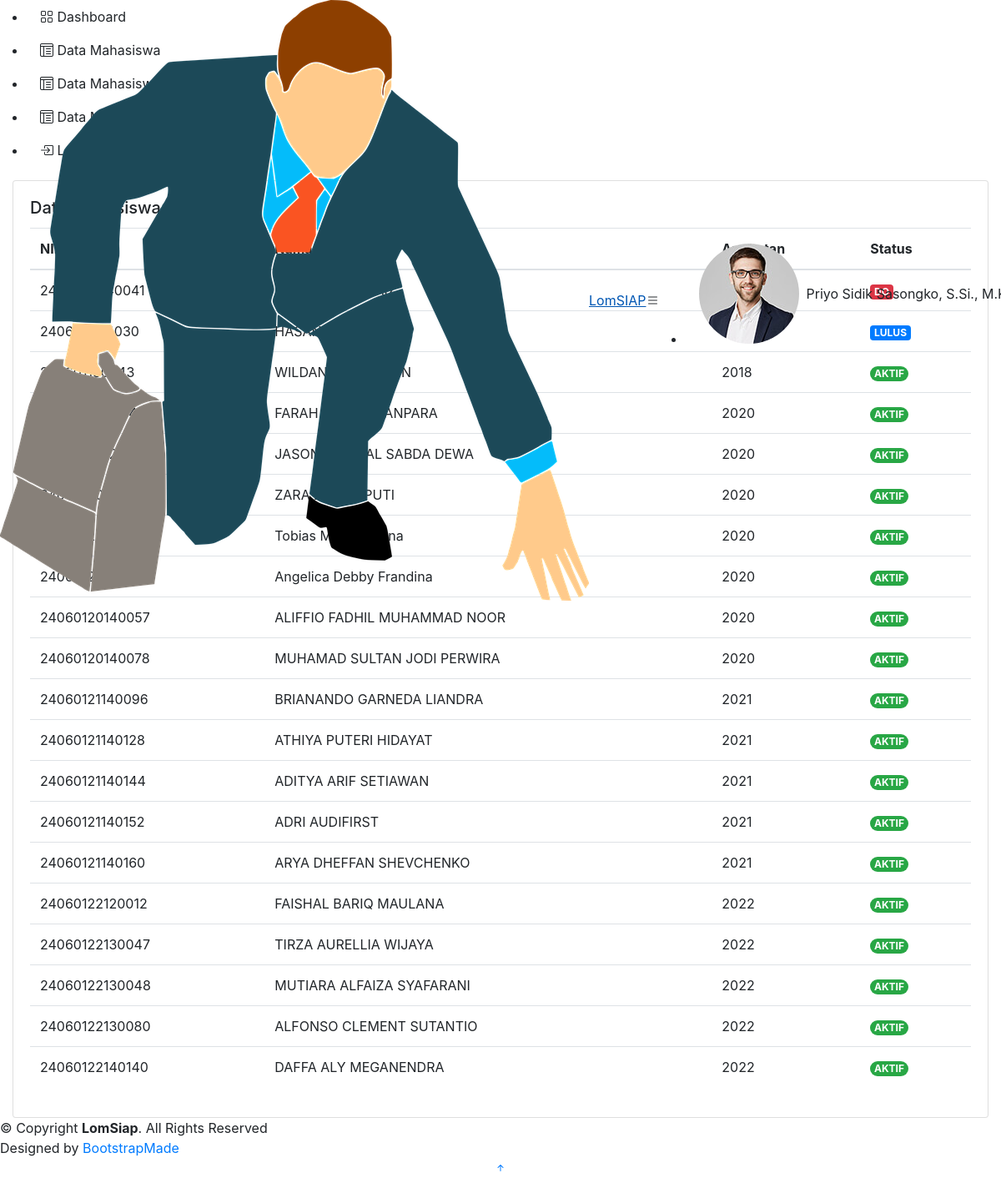
Page /data_mahasiswa.php (signed in) on the committed database.
### tables this page shows
CREATE TABLE `data_mahasiswa` (
  `nim` varchar(15) NOT NULL,
  `foto` varchar(255) NOT NULL,
  `nama` varchar(50) NOT NULL,
  `angkatan` int(11) NOT NULL,
  `status` varchar(20) NOT NULL,
  `alamat` varchar(255) NOT NULL,
  `provinsi` varchar(255) NOT NULL,
  `kota` varchar(255) NOT NULL,
  `phone` varchar(255) NOT NULL,
  `email` varchar(255) NOT NULL,
  `user_id` int(11) DEFAULT NULL
);

### data_mahasiswa.php (the view, shortened to what this page needs)
<?php
  require_once('koneksi.php');
?>
<!DOCTYPE html>
<html lang="en">
<head>
  <link href="assets/vendor/bootstrap/css/bootstrap.min.css" rel="stylesheet">
  <link href="assets/vendor/bootstrap-icons/bootstrap-icons.css" rel="stylesheet">
  <link href="assets/vendor/boxicons/css/boxicons.min.css" rel="stylesheet">
  <link href="assets/vendor/quill/quill.snow.css" rel="stylesheet">
  <link href="assets/vendor/quill/quill.bubble.css" rel="stylesheet">
  <link href="assets/vendor/remixicon/remixicon.css" rel="stylesheet">
  <link href="assets/vendor/simple-datatables/style.css" rel="stylesheet">
  <link href="assets/css/style.css" rel="stylesheet">
  <link rel="stylesheet" href="https://cdn.jsdelivr.net/npm/bootstrap@4.0.0/dist/css/bootstrap.min.css">
</head>
<body>
 <header id="header" class="header fixed-top d-flex align-items-center">
    <div class="d-flex align-items-center justify-content-between">
      <a href="index_admin.php" class="logo d-flex align-items-center">
          <img src="assets/img/lomsiap.png" alt="">
          <span class="d-none d-lg-block">LomSIAP</span>
      </a>
      <i class="bi bi-list toggle-sidebar-btn"></i>
  </div>
    <nav class="header-nav ms-auto">
      <ul class="d-flex align-items-center">
        <li class="nav-item dropdown pe-3">
          <a class="nav-link nav-profile d-flex align-items-center pe-0" href="#" data-bs-toggle="dropdown" aria-expanded="false">
            <img src="assets/img/profile-img.jpg" alt="Profile" class="rounded-circle">
            <span class="d-none d-md-block dropdown-toggle ps-2"><?= $_SESSION['nama_lengkap']?></span>
          </a>
        </li>
      </ul>
    </nav>
  </header>
  <aside id="sidebar" class="sidebar">
    <ul class="sidebar-nav" id="sidebar-nav">
      <li class="nav-item">
        <a class="nav-link collapsed" href="index_departemen.php  ">
          <span>Dashboard</span>
        </a>
      </li>
      <li class="nav-item">
        <a class="nav-link " href="data_mahasiswa.php">
          <span>Data Mahasiswa</span>
        </a>
      </li>
      <li class="nav-item">
        <a class="nav-link collapsed" href="data_mahasiswa_pkl.php">
          <span>Data Mahasiswa PKL</span>
        </a>
      </li>
      <li class="nav-item">
        <a class="nav-link collapsed" href="data_mahasiswa_skripsi.php">
          <span>Data Mahasiswa Skripsi</span>
        </a>
      </li>
      <li class="nav-item">
        <a class="nav-link collapsed" href="logout.php">
          <span>Logout</span>
        </a>
      </li>
    </ul>
  </aside>
  <main id="main" class="main">
              <div class="col-12">
                <div class="card recent-sales overflow-auto">
                  <div class="card-body">
                    <h5 class="card-title">Data Mahasiswa</h5>
                    <table class="table table-borderless datatable">
                      <thead>
                        <tr>
                          <th scope="col">NIM</th>
                          <th scope="col">Nama</th>
                          <th scope="col">Angkatan</th>
                          <th scope="col">Status</th>
                        </tr>
                      </thead>
                      <tbody>
                        <?php
                          $query = "SELECT * FROM data_mahasiswa";
                          $result = $koneksi -> query($query);
                          while ($row = mysqli_fetch_array($result)){
                            echo "<tr>";
                            echo "<td>".$row['nim']."</td>";
                            echo "<td>".$row['nama']."</td>";
                            echo "<td>".$row['angkatan']."</td>";
                            if($row['status'] == "AKTIF"){
                              echo "<td><span class='badge rounded-pill bg-success'>".$row['status']."</span></td>";
                            }
                            if($row['status']=="LULUS"){
                              echo "<td><span class = 'badge badge-primary'>".$row['status']."</span></td>";
                            }
                            if($row['status'] == "DO"){
                              echo "<td><span class = 'badge badge-danger'>".$row['status']."</span></td>";
                            }
                            echo "</tr>";
                          }
                        ?>
                      </tbody>
                    </table>
  </main>
  <footer id="footer" class="footer">
    <div class="copyright">
      © Copyright <strong><span>LomSiap</span></strong>. All Rights Reserved
    </div>
    <div class="credits">
      Designed by <a href="https://bootstrapmade.com/">BootstrapMade</a>
    </div>
  </footer>
  <a href="#" class="back-to-top d-flex align-items-center justify-content-center"><i class="bi bi-arrow-up-short"></i></a>
</body>
</html>

### rows in the picture
data_mahasiswa: status "DO"
data_mahasiswa: status "LULUS"
data_mahasiswa: angkatan "2018", status "AKTIF"
data_mahasiswa: angkatan "2020", status "AKTIF"
data_mahasiswa: angkatan "2020", status "AKTIF"
data_mahasiswa: angkatan "2020", status "AKTIF"
data_mahasiswa: angkatan "2020", status "AKTIF"
data_mahasiswa: angkatan "2020", status "AKTIF"
data_mahasiswa: nim "24060120140057", nama "ALIFFIO FADHIL MUHAMMAD NOOR", angkatan "2020", status "AKTIF"
data_mahasiswa: nim "24060120140078", nama "MUHAMAD SULTAN JODI PERWIRA", angkatan "2020", status "AKTIF"
data_mahasiswa: nim "24060121140096", nama "BRIANANDO GARNEDA LIANDRA", angkatan "2021", status "AKTIF"
data_mahasiswa: nim "24060121140128", nama "ATHIYA PUTERI HIDAYAT", angkatan "2021", status "AKTIF"
data_mahasiswa: nim "24060121140144", nama "ADITYA ARIF SETIAWAN", angkatan "2021", status "AKTIF"
data_mahasiswa: nim "24060121140152", nama "ADRI AUDIFIRST", angkatan "2021", status "AKTIF"
data_mahasiswa: nim "24060121140160", nama "ARYA DHEFFAN SHEVCHENKO", angkatan "2021", status "AKTIF"
data_mahasiswa: nim "24060122120012", nama "FAISHAL BARIQ MAULANA", angkatan "2022", status "AKTIF"
data_mahasiswa: nim "24060122130047", nama "TIRZA AURELLIA WIJAYA", angkatan "2022", status "AKTIF"
data_mahasiswa: nim "24060122130048", nama "MUTIARA ALFAIZA SYAFARANI", angkatan "2022", status "AKTIF"
data_mahasiswa: nim "24060122130080", nama "ALFONSO CLEMENT SUTANTIO", angkatan "2022", status "AKTIF"
data_mahasiswa: nim "24060122140140", nama "DAFFA ALY MEGANENDRA", angkatan "2022", status "AKTIF"

### other values in the picture
$_SESSION['nama_lengkap'] "Priyo Sidik Sasongko, S.Si.,…"
